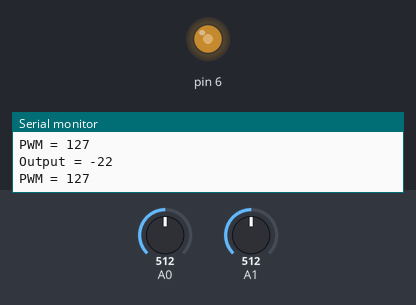
A sketch run on a simulated Arduino Uno, built with avr-gcc and run on an emulated ATmega328P. Shown: output pins drawn as LEDs (lit = HIGH), the last lines printed to the serial monitor. The inputs (shaded band) are chosen by the test bench; at power-on: A1 = 512, A0 = 512.

Above: at 1.2 s.
1.3 s: A1 set to 412
At 2.1 s:
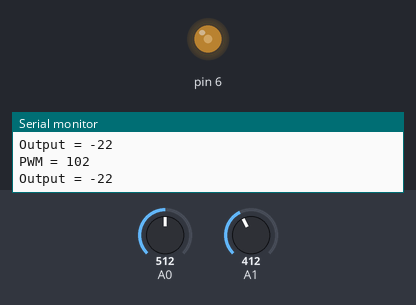
2.8 s: A1 set to 385
At 3.5 s:
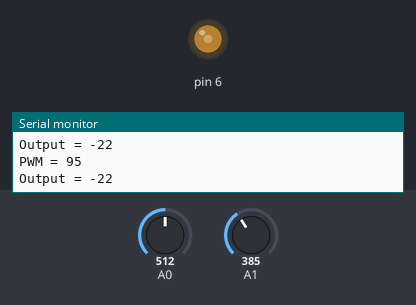
5.8 s: A1 set to 122
At 6.8 s:
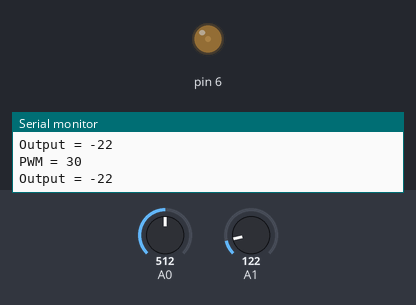
7.3 s: A1 set to 45
At 7.8 s:
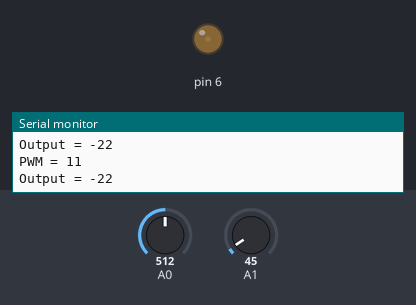
10.3 s: A1 set to 35
At 11.1 s:
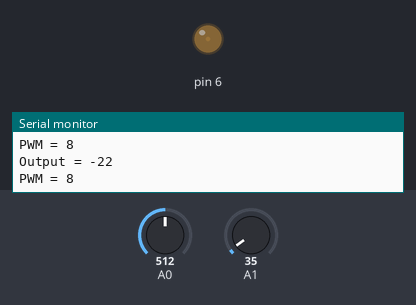
11.8 s: A0 set to 536
13.3 s: A0 set to 554
Timing chart, 0 to 15.8 s (numbered marks = the images above; inputs shaded):
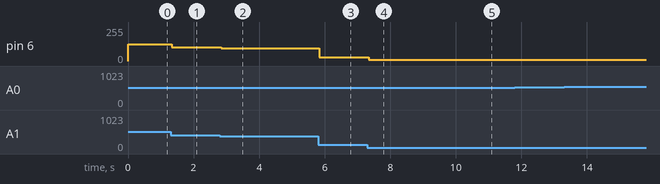

Measured:
- after the input at 1.3 s, pin 6: 127/255 → 102/255 at once
- after the input at 2.8 s, pin 6: 102/255 → 95/255 at once
- after the input at 5.8 s, pin 6: 95/255 → 30/255 at once
- after the input at 7.3 s, pin 6: 30/255 → 11/255 at once
- after the input at 10.3 s, pin 6: 11/255 → 8/255 at once

The sketch:

Pot_PWM_ang.ino
```cpp
void setup(){
  Serial.begin(9600);
  pinMode(6,OUTPUT);
}


void loop(){
  int val = analogRead(1);
  int pwm = map(val, 0.00, 1023.00, 0.00, 255.00);
  int ten = map(pwm, 0, 255.00, 0.00, 5.00);
  int sensorValue = analogRead(0);
  int out = map(sensorValue, 573,849,0,100);
  //Serial.print("Poten = ");
  //Serial.println(val);
  Serial.print("PWM = ");
  Serial.println(pwm);
  //Serial.print("Tensao = ");
  //Serial.println(ten);
  //Serial.print("sensorValue = ");
  //Serial.println(sensorValue);
  Serial.print("Output = ");
  Serial.println(out);
  analogWrite(6,pwm);

  delay(0);


  }
```
